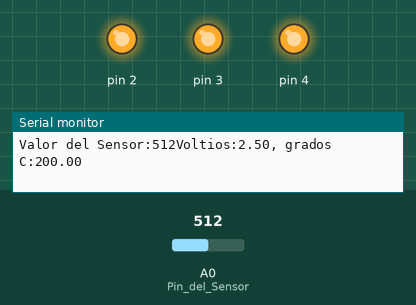
This sketch was run on a simulated Arduino Uno, built with avr-gcc and run on an emulated ATmega328P. On the bench: output pins drawn as LEDs (lit = HIGH), the last lines printed to the serial monitor. Inputs (shaded band) come from the test bench; at power-on: A0 (Pin_del_Sensor) = 512.

Above: at 1.2 s.
1.3 s: A0 (Pin_del_Sensor) set to 69
4.3 s: A0 (Pin_del_Sensor) set to 63
At 4.7 s:
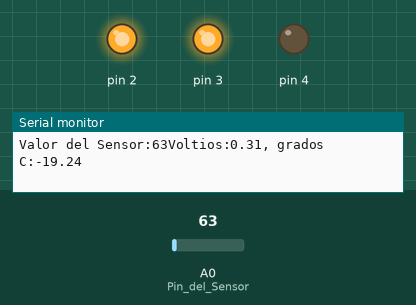
5.8 s: A0 (Pin_del_Sensor) set to 0
At 6.6 s:
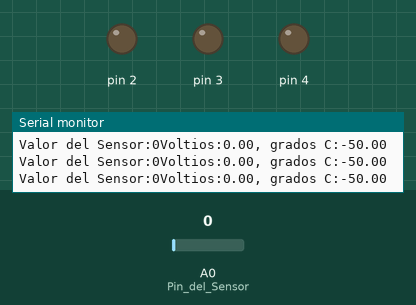
7.3 s: A0 (Pin_del_Sensor) set to 122
At 8.4 s:
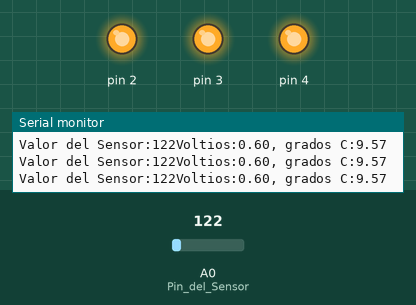
Timing chart, 0 to 9.8 s (numbered marks = the images above; inputs shaded):
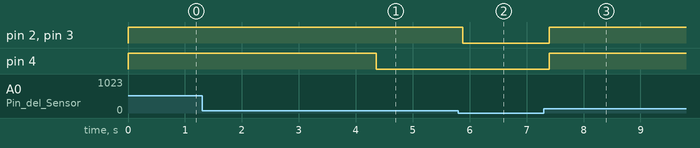

The sketch:

Medidor_de_Enamoramiento.ino
```cpp
const int Pin_del_Sensor = A0;
const float Temperatura_de_Referencia = -25.0;
void setup()
{
  Serial.begin(9600);//Abrir el puerto serie
  for (int NumeroPin = 2; NumeroPin < 5; NumeroPin ++)
  {
    pinMode (NumeroPin, OUTPUT);
    digitalWrite (NumeroPin, LOW);
   }
}
void loop()
{
  int Valor_del_Sensor = analogRead (Pin_del_Sensor);
  Serial.print ("Valor del Sensor:");
  Serial.print (Valor_del_Sensor);
  // Convertir la lectura ADC a tensión
  float Tension = (Valor_del_Sensor/1024.0)*5.0;
  Serial.print ("Voltios:");
  Serial.print (Tension);
  Serial.print (", grados C:");
  // Convertir la tensión en temperatura en valores en grados
  float Temperatura = (Tension - 0.5) * 100;
  Serial.println (Temperatura);
  if (Temperatura < Temperatura_de_Referencia)
    {
      digitalWrite (2, LOW);
      digitalWrite (3, LOW);
      digitalWrite (4, LOW);
     }
    else if (Temperatura >= Temperatura_de_Referencia + 2
            && Temperatura < Temperatura_de_Referencia + 4)
    {
      digitalWrite (2, HIGH);
      digitalWrite (3, LOW);
      digitalWrite (4, LOW);
    }
  else if (Temperatura >= Temperatura_de_Referencia + 4
          && Temperatura < Temperatura_de_Referencia + 6)
    {
      digitalWrite (2, HIGH);
      digitalWrite (3, HIGH);
      digitalWrite (4, LOW);
     }
   else if (Temperatura >= Temperatura_de_Referencia + 6)
    {
      digitalWrite (2, HIGH);
      digitalWrite (3, HIGH);
      digitalWrite (4, HIGH);
    }
      delay(100);
}
```

Measured:
- the behaviour switches between 64 and 63 on A0 (Pin_del_Sensor) (found by bisection; images 0 and 1)
- after the input at 4.3 s, pin 4: HIGH → LOW after 0.06 s
- after the input at 5.8 s, pin 2, pin 3: HIGH → LOW after 0.08 s
- after the input at 7.3 s, pin 2–4: LOW → HIGH after 0.10 s
